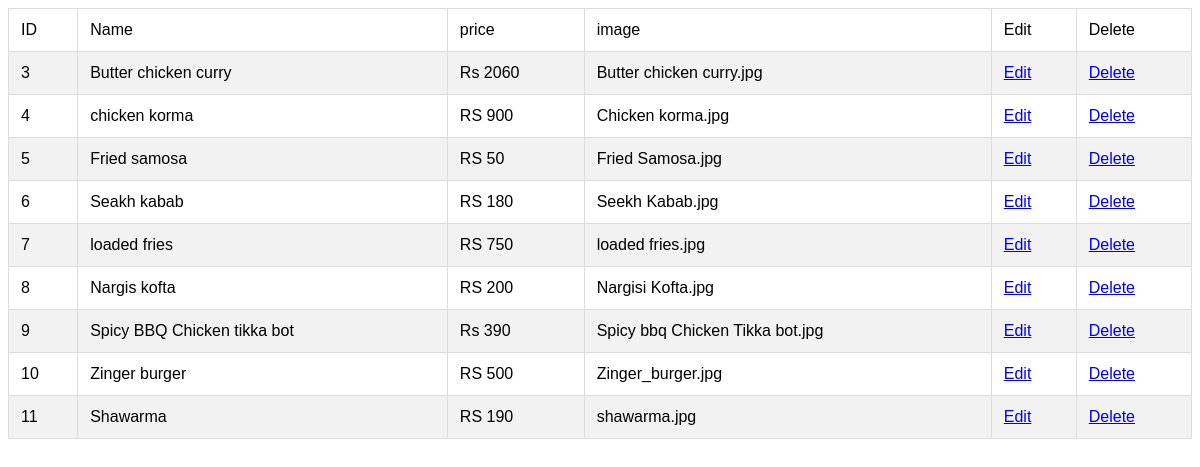
The page /edit_traditional.php on the database its author committed.
### tables this page shows
CREATE TABLE `traditional_food` (
  `id` int(20) NOT NULL,
  `name` varchar(50) NOT NULL,
  `price` varchar(50) NOT NULL,
  `image` varchar(200) NOT NULL
);

### edit_traditional.php (the view, shortened to what this page needs)
 <!DOCTYPE html>
<html>
<head>
</head>
<body>
	<table border="1">
		<tr><td>ID</td><td>Name</td><td>price</td><td>image</td><td>Edit</td><td> Delete</td></tr>
<?php
include ("db_conection.php");
$slelect_query = "SELECT * FROM traditional_food";
$result = $conn->query($slelect_query);
if ($result->num_rows > 0) {
  while($row = $result->fetch_assoc()) {
  	echo "<tr><td>".$row["id"]."</td><td>".$row["name"]."</td><td>".$row["price"]."
    </td><td>".$row["image"]."</td><td><a href='adit_traditional.php?id=".$row["id"]."'>
    Edit</a></td><td><a href='del_traditional.php?id=".$row["id"]. "'>Delete</a></td></tr>";
  }
} else {
  echo "0 results";
}
?>
</table>
</body>
</html>

### edit_traditional.php (style rules this page uses)
table { width: 100%; border-collapse: collapse; font-family: Arial, sans-serif; }
table td { padding: 12px; border: 1px solid #ddd; }
table tbody tr:nth-child(even) { background-color: #f2f2f2; }

### rows shown on the page
traditional_food: id "3", name "Butter chicken curry", price "Rs 2060", image "Butter chicken curry.jpg"
traditional_food: id "4", name "chicken korma", price "RS 900", image "Chicken korma.jpg"
traditional_food: id "5", name "Fried samosa", price "RS 50", image "Fried Samosa.jpg"
traditional_food: id "6", name "Seakh kabab", price "RS 180", image "Seekh Kabab.jpg"
traditional_food: id "7", name "loaded fries", price "RS 750", image "loaded fries.jpg"
traditional_food: id "8", name "Nargis kofta", price "RS 200", image "Nargisi Kofta.jpg"
traditional_food: id "9", name "Spicy BBQ Chicken tikka bot", price "Rs 390", image "Spicy bbq Chicken Tikka bot.jpg"
traditional_food: id "10", name "Zinger burger", price "RS 500", image "Zinger_burger.jpg"
traditional_food: id "11", name "Shawarma", price "RS 190", image "shawarma.jpg"
